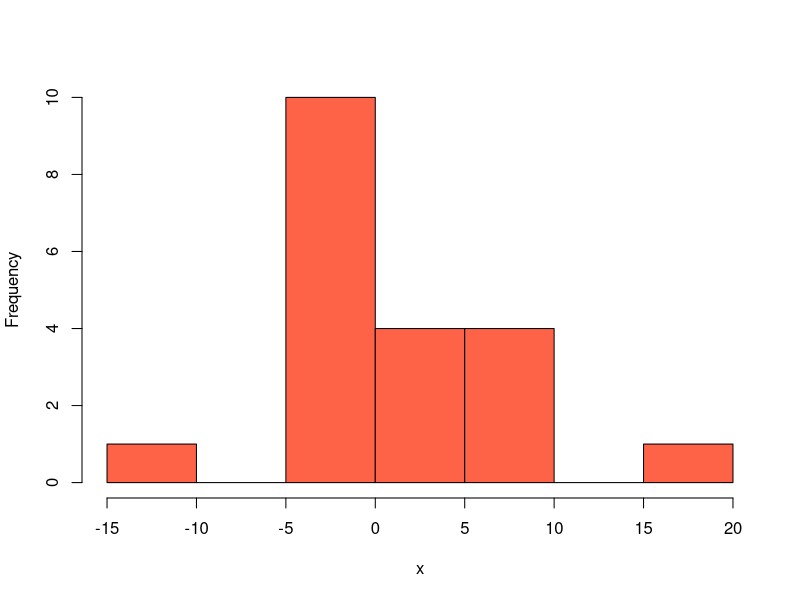
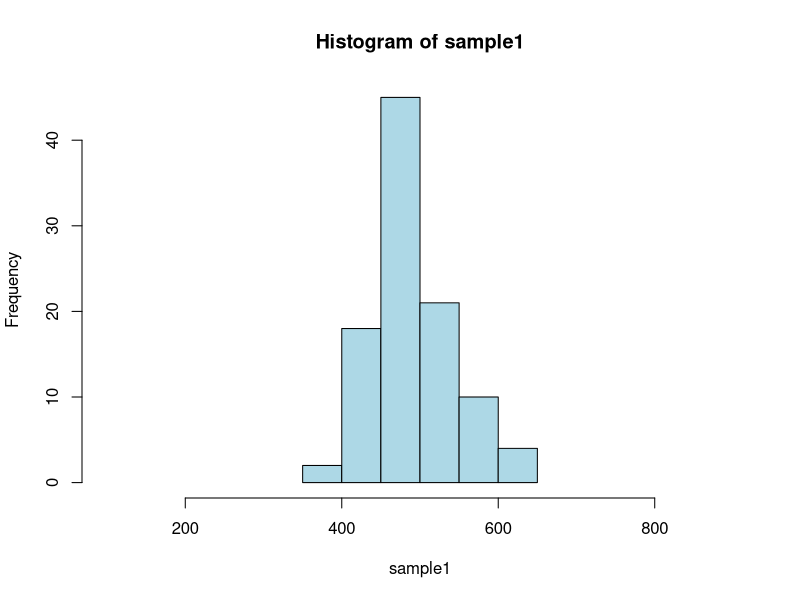
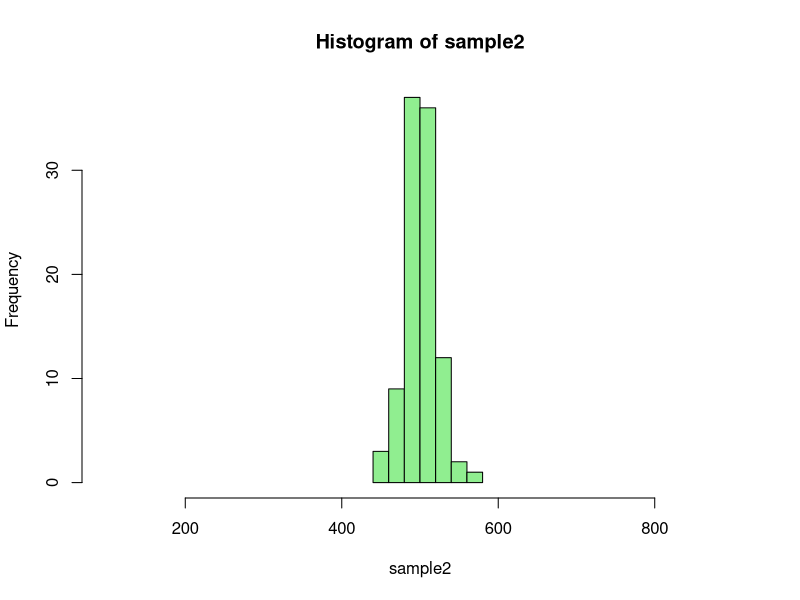
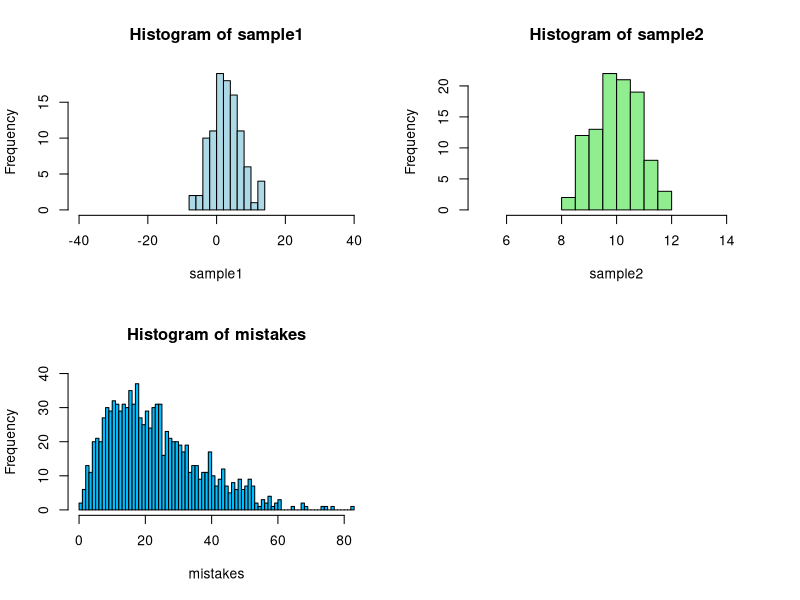

Source code (R) for these figures, in order:
## ---- chunk 1
set.seed(1234)
x <- rnorm(20, mean=3, sd=6)
hist(x, col="tomato", main="")
## ---- chunk 2
set.seed(1234)
sample1 <- rnorm(100, 500, 50)
sample2 <- rnorm(100, 500, 20)
hist(sample1, col="lightblue", xlim=c(100, 900))
## ---- chunk 3
hist(sample2, col="lightgreen", xlim=c(100, 900))
## ---- chunk 4
set.seed(12)
sample1 <- rnorm(100, 3, 5)
sample2 <- rnorm(100, 10, 0.8)
par(mfrow=c(2,2))
hist(sample1, col="lightblue", xlim=c(-40, 40))
hist(sample2, col="lightgreen", xlim=c(5, 15))
## ---- chunk 5
set.seed(2)
mistakes <- rbeta(1000, 2, 7)*100
hist(mistakes, breaks=60, col= "deepskyblue", ylim=c(0, 40))
## ---- chunk 6

## ---- chunk 7

## ---- chunk 8

## ---- chunk 9

